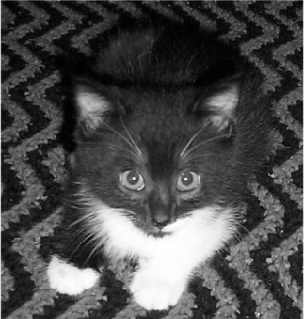
#> input picture cat.png, 304 x 319 px
$ python lesson_11_2_2019.py
#> lines starting #> are read from the running program, lines starting #| are printed output that depends on the picture
from scipy.signal import convolve2d
import numpy as np
import cv2
from matplotlib import pyplot as plt


def show_differences(kernel):
    convolved = convolve2d(image, kernel)
    fig = plt.figure(figsize=(15, 15))
    plt.subplot(121)
    plt.title('Original image')
    plt.axis('off')
    plt.imshow(image, cmap='gray')

    plt.subplot(122)
    plt.title('Convolved image')
    plt.axis('off')
    plt.imshow(convolved, cmap='gray')
    return convolved


image = cv2.imread('cat.png')
#> image is the input picture: shape (319, 304, 3); mean B, G, R 75.1, 75.1, 75.1
# converting the image to grayscale
image = cv2.cvtColor(image, cv2.COLOR_BGR2GRAY)
#> image: shape (319, 304)
'''
kernel = np.array([[1, 1, 1], [1, 1, 1], [1, 1, 1]])/9
output = show_differences(kernel)
kernel = np.ones((8,8), np.float32)/64
dx = show_differences(kernel)
'''
kernel = np.array([[-1, 0, 1], [-2, 0, 2], [-1, 0, 1]], np.float32)
dx = show_differences(kernel)
#> in show_differences, `convolved = convolve2d(image, kernel)`:
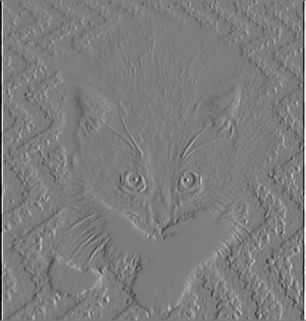
#> convolved: shape (321, 306) float32; min -903, max 933, mean 0; drawn with min black and max white

kernel = np.array([[1, 2, 1], [0, 0, 0], [-1, -2, -1]], np.float32)
dy = show_differences(kernel)
#> in show_differences (call 2), `convolved = convolve2d(image, kernel)`:
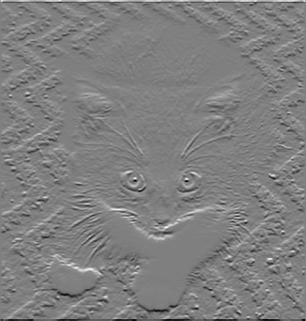
#> convolved: shape (321, 306) float32; min -672, max 669, mean 0; drawn with min black and max white
#plt.show()
mag = np.hypot(dx,dy) #magnitude
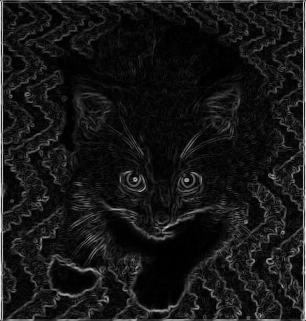
#> mag: shape (321, 306) float32; min 0, max 933, mean 86.5; drawn with min black and max white
mag *= 255.0 / np.max(mag)
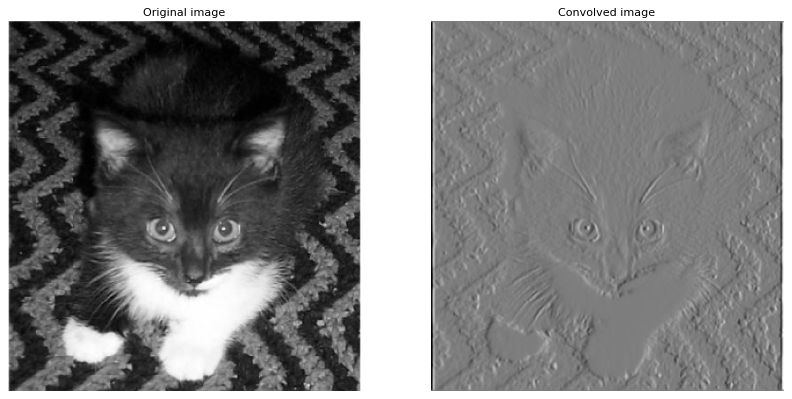
#> figure drawn by matplotlib, 2 panels
